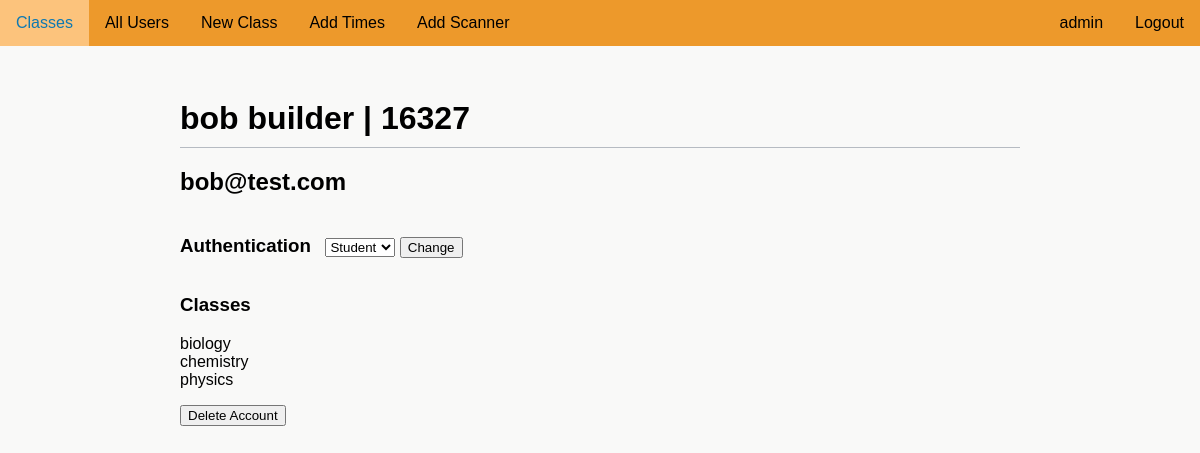
Before: /account/16327 (signed in) with the older database file.
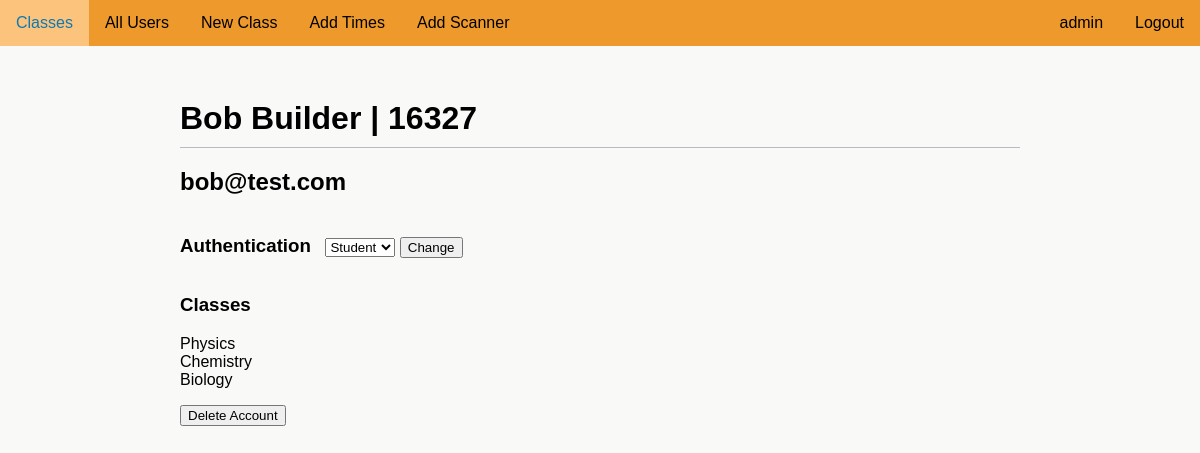
After: the same page with the newer database file.
### attendanceproject/models.py (models this page shows)
class User(UserMixin, db.Model):
    __tablename__ = "user"
    id = db.Column(db.Integer, unique=True, nullable=False, primary_key=True)
    fname = db.Column(db.Text(20), nullable=False)
    lname = db.Column(db.Text(20), nullable=False)
    user_code = db.Column(db.Text(8), nullable=False, unique=True)
    email = db.Column(db.Text(50), nullable=False, unique=True)
    password = db.Column(db.Text(90), nullable=False)
    auth = db.Column(db.Text(10), nullable=True)
    tags = db.relationship('Tag', backref='user_tag')
    subjects = db.relationship('UserSubject', back_populates='user')
    attnd_times = db.relationship('AttendanceTime', backref='subject_attnd_times')

class UserSubject(db.Model):
    __tablename__ = "user_subject"
    id = db.Column(db.Integer, unique=True, nullable=False, primary_key=True)
    user_id = db.Column(db.Integer, db.ForeignKey('user.id')) # Foreign Key
    user_type = db.Column(db.Text(10), nullable=False) # Teacher or student relationship to class
    subject_id = db.Column(db.Integer, db.ForeignKey('subject_code.id')) # Foreign Key
    user = db.relationship('User', back_populates='subjects')
    subject = db.relationship('SubjectCode', back_populates='users')

class SubjectCode(db.Model):
    __tablename__ = "subject_code"
    id = db.Column(db.Integer, unique=True, nullable=False, primary_key=True)
    name = db.Column(db.Text(50), nullable=False)
    code = db.Column(db.Text(50), unique=True, nullable=False)
    join_code = db.Column(db.Text(10), unique=True, nullable=False)
    users = db.relationship('UserSubject', back_populates='subject')
    times = db.relationship('SubjectTimes', back_populates='subject')
    scanner = db.relationship('Scanner', back_populates='subject')

### attendanceproject/routes.py (the view, shortened to what this page needs)
@app.route('/account/<user_code>', methods=['GET', 'POST'])
@login_required
@fresh_login_required
def account(user_code):
    if current_user.auth == 'student':
        if current_user.user_code != user_code:
            flash('You do not have access to this page')
            return redirect(url_for('home'))
    user = User.query.filter_by(user_code=user_code).first()
    if not user:
        flash('User does not exist')
        return redirect(url_for('home'))
    if current_user.auth == "admin" and user.auth != "admin":
        form = SetAuth(user_auth=user.auth)
        delete_form = DeleteAccount()
    else:
        form = None
        delete_form = None
    return render_template("account.html", user=user, form=form, passwdform=None, delete_form=delete_form)

### attendanceproject/forms.py
class SetAuth(FlaskForm):
    user_auth = SelectField("Authentication", choices=[("teacher", "Teacher"), ("student", "Student")])
    submit = SubmitField('Change')

class DeleteAccount(FlaskForm):
    delete = SubmitField('Delete Account')

### attendanceproject/models.py (called while the page is built)
@login_manager.user_loader
def load_user(user_id):
    return User.query.get(int(user_id))

### attendanceproject/templates/account.html (shortened to what this page needs)
{% extends "layout.html" %}
{% block content %}
    <div class='main-header'>
        <h1>{{ user.fname }} {{ user.lname }} | {{ user.user_code }}</h1>
    </div>
    <h2>{{ user.email }}</h2>
    {% if form %}
        <div class="auth">
            <h3>Authentication</h3>
            <form action="" method="POST">
                {{ form.user_auth }}
                {{ form.submit }}
            </form>
        </div>
    {% endif %}
    {% if user.subjects %}
    <h3>Classes</h3>
        <ul>
            {% for subject in user.subjects %}
                <li>{{ subject.subject.name }}</li>
            {% endfor %}
        </ul>
    {% endif %}
    {% if delete_form %}
        <form action="" method="POST">
            {{ delete_form.delete }}
        </form>
    {% endif %}
{% endblock %}

Changed rows visible on the page:
no longer on this page (row edited): User: fname "bob", lname "builder", user_code "16327", email "bob@test.com"
removed UserSubject: subject.name "biology"
removed UserSubject: subject.name "chemistry"
removed UserSubject: subject.name "physics"
now on this page (row edited): User: fname "Bob", lname "Builder", user_code "16327", email "bob@test.com"
added UserSubject: subject.name "Physics"
added UserSubject: subject.name "Chemistry"
added UserSubject: subject.name "Biology"
